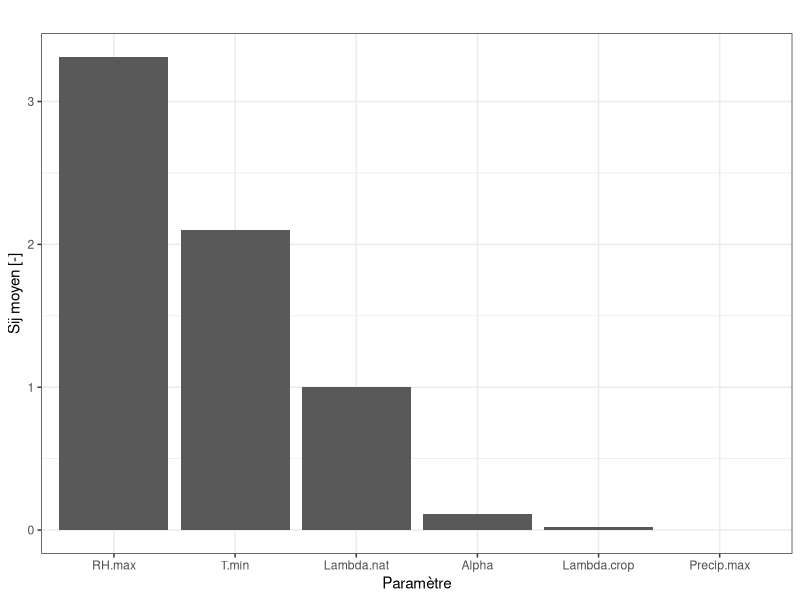

Write the R code that produced this figure. (Note: this script raises an error after producing the figure.)
## ---- chunk 1
knitr::opts_chunk$set(echo = TRUE)
## ---- chunk 2
rm(list = ls())
library(ggplot2)
library(tools)
library(dplyr)
library(tidyr)
library(stringr)
library(patchwork)
library(here)
## ---- chunk 3
graph_file <- here("Graphs/sens_analysis")
## ---- chunk 4
all_scenarios <- read.csv("mean_outputs_all_scenarios.csv")
## ---- chunk 5
local_sensitivity_fun <- function(df, #df with all scenarios
                                       variable = "bees.emerged.yr",
                                       baseline_name = "Scenario_baseline",
                                       frac_change = 0.10) {
  
  # 2. Only keep the chosen output variable
  df_var <- df %>%
    filter(variable == !!variable)
  
  # 3. Get the baseline scenario outputs
  ref <- df_var %>%
    filter(scenario_name == baseline_name) %>%
    arrange(doy)
  
  # Check if there are values for baseline scenario
  if (nrow(ref) == 0) {
    stop("No row for the baseline scenario : check 'baseline_name'.")
  }
  
  # Temporal mean of the reference output var
  outm <- mean(ref$mean, na.rm = TRUE)
  
  # 4. Get S.oat(t) for all scenarios different than baseline
  sens_long <- df_var %>%
    filter(scenario_name != baseline_name) %>%
    select(scenario_id, scenario_name, doy, mean_pert = mean) %>%
    left_join(
      ref %>% select(doy, mean_ref = mean),
      by = "doy"
    ) %>%
    mutate(
      S_t = (mean_pert - mean_ref) / outm / frac_change
      #S.oat = (y_pert - y_ref) / outm / ss
    )
  
  # 5.Get the right S.oat format (one column per scenario)
  S_oat_df <- sens_long %>%
    select(doy, scenario_name, S_t) %>%
    pivot_wider(
      names_from  = scenario_name,
      values_from = S_t
    )
  
  # 6. Get global indice Sij = sqrt( mean( S_t^2 ) ) for each scenario
  Sij_df <- sens_long %>%
    group_by(scenario_name) %>%
    summarise(
      Sij = sqrt(mean(S_t^2, na.rm = TRUE)),
      .groups = "drop"
    ) %>%
    arrange(desc(Sij))
  
  # 7. Factorize the scenarios (for the order)
  if ("scenario_id" %in% names(df_var)) {
    lev <- df_var %>%
      dplyr::distinct(scenario_id, scenario_name) %>%
      dplyr::arrange(scenario_id) %>%
      dplyr::pull(scenario_name)
    
    sens_long$scenario_name <- factor(sens_long$scenario_name,
                                      levels = lev)
    Sij_df$scenario_name    <- factor(Sij_df$scenario_name,
                                      levels = lev)
  }
  
  list(
    ref   = ref,        # y reference 
    S_oat = S_oat_df,   # S.oat(t) into wide format
    Sij   = Sij_df,     # Global indice for each scenario
    long  = sens_long   # S.oat(t) into long format
  )
}

## ---- chunk 6
results_sens <- local_sensitivity_fun(all_scenarios,
                                      variable = "sum.cells",
                                       baseline_name = "Scenario_baseline",
                                       frac_change = 0.10)

str(results_sens)
## ---- chunk 7
results_sens$Sij

str(results_sens)
## ---- chunk 8
Sij_param <- results_sens$Sij %>%
  mutate(parameter = case_when(
    str_detect(as.character(scenario_name), "_RH_")           ~ "RH.max",
    str_detect(as.character(scenario_name), "_T_")            ~ "T.min",
    str_detect(as.character(scenario_name), "_QC_")         ~ "Lambda.crop",
    str_detect(as.character(scenario_name), "_QN_")          ~ "Lambda.nat",
    str_detect(as.character(scenario_name), "_Precip_")       ~ "Precip.max",
    str_detect(as.character(scenario_name), "_PFC_")    ~ "Alpha",
    TRUE ~ as.character(scenario_name)
  )) %>%
  group_by(parameter) %>%
  summarise(
    Sij_mean = mean(Sij),
    Sij_max  = max(Sij),
    .groups = "drop"
  ) %>%
  arrange(desc(Sij_mean))

Sij_param

Sij_plot <- ggplot(Sij_param, aes(x = reorder(parameter, -Sij_mean),
                                  y = Sij_mean)) +
  geom_col() +
  labs(x = "Paramètre",
       y = "Sij moyen [-]",
       title = "") +
  theme_bw()

Sij_plot

ggsave(paste(graph_file, "/Sij_per_param.png", sep=""),
       Sij_plot,
       width= 6 , height = 2.5)
## ---- chunk 9
S_long_RH <- results_sens$long %>%
  filter(str_detect(scenario_name, "RH"))

ggplot(S_long_RH,
       aes(x = doy, y = S_t, colour = scenario_name)) +
  geom_line() +
  geom_hline(yintercept = 0, linetype = "dashed") +
  labs(x = "Jour de l'année",
       y = "S.oat(t)",
       title = "Sensibilité locale – scénarios liés à RH",
       subtitle = paste("Variable :", unique(S_long_RH$variable))) +
  theme_bw()
## ---- chunk 10
S_long_T <- results_sens$long %>%
  filter(str_detect(scenario_name, "T"))

ggplot(S_long_T,
       aes(x = doy, y = S_t, colour = scenario_name)) +
  geom_line() +
  geom_hline(yintercept = 0, linetype = "dashed") +
  labs(x = "Jour de l'année",
       y = "S.oat",
       title = "Sensibilité locale – scénarios liés à T",
       subtitle = paste("Variable :", unique(S_long_T$variable))) +
  theme_bw()
## ---- chunk 11
S_long_quality_nat <- results_sens$long %>%
  filter(str_detect(scenario_name, "QN"))

ggplot(S_long_quality_nat,
       aes(x = doy, y = S_t, colour = scenario_name)) +
  geom_line() +
  geom_hline(yintercept = 0, linetype = "dashed") +
  labs(x = "Jour de l'année",
       y = "S.oat",
       title = "Sensibilité locale – scénarios liés à quality_crop",
       subtitle = paste("Variable :", unique(S_long_quality_nat$variable))) +
  theme_bw()
## ---- chunk 12
S_long_T_comb <- results_sens$long %>%
  filter(str_detect(scenario_name, "T")) %>%
  mutate(
      delta = case_when(
      str_detect(scenario_name, "high")  ~ "Paramètre -10%",
      str_detect(scenario_name, "low") ~ "Paramètre +10%",
      TRUE                              ~ NA_character_
    )
  ) %>%
  filter(!is.na(delta))

S_long_RH_comb <- results_sens$long %>%
  filter(str_detect(scenario_name, "RH")) %>%
   mutate(
      delta = case_when(
      str_detect(scenario_name, "high")  ~ "Paramètre -10%",
      str_detect(scenario_name, "low") ~ "Paramètre +10%",
      TRUE                              ~ NA_character_
    )
  ) %>%
  filter(!is.na(delta))

S_long_lambda_nat_comb <- results_sens$long %>%
  filter(str_detect(scenario_name, "QN")) %>%
   mutate(
      delta = case_when(
      str_detect(scenario_name, "high")  ~ "Paramètre -10%",
      str_detect(scenario_name, "low") ~ "Paramètre +10%",
      TRUE                              ~ NA_character_
    )
  ) %>%
  filter(!is.na(delta))


## ---- chunk 13
manual_colors <- c(
  "Paramètre -10%" = "chartreuse4",
  "Paramètre +10%" = "firebrick"
)

# Graph1 - RH
p_RH <- ggplot(S_long_RH_comb,
               aes(x = doy, y = S_t, colour = delta)) +
  geom_line() +
  geom_hline(yintercept = 0, linetype = "dashed") +
  scale_color_manual(
    name   = "",
    values = manual_colors
  ) +
  labs(
    title = "RH.max",
    x = "",
    y = "S.oat"
  ) +
  theme_bw(base_size = 14)

# Graph2 - Temperature
p_T <- ggplot(S_long_T_comb,
              aes(x = doy, y = S_t, colour = delta)) +
  geom_line() +
  geom_hline(yintercept = 0, linetype = "dashed") +
  scale_color_manual(
    name   = "",          # pas de titre de légende
    values = manual_colors
  ) +
  labs(
    title = "T.min",
    x = "Jour de l'année",
    y = ""
  ) +
  theme_bw(base_size = 14)

# Graph3 - lambda quality_nat 
p_lambda_nat <- ggplot(S_long_lambda_nat_comb,
                   aes(x = doy, y = S_t, colour = delta)) +
  geom_line() +
  geom_hline(yintercept = 0, linetype = "dashed") +
  scale_color_manual(
    name   = "",
    values = manual_colors
  ) +
  labs(
    title = "Lambda nat",
    x = "",
    y = ""
  ) +
  theme_bw(base_size = 14)

## Combine graphs with a common legend
combo_plot <- ( p_RH |p_T | p_lambda_nat) +
  plot_layout(guides = "collect") &
  theme(
    legend.position  = "bottom",
    legend.direction = "horizontal"
  )


combo_plot

## Save

ggsave(
  filename = paste(graph_file, "/Soat_3_params.png", sep=""),
  plot     = combo_plot,
  width    = 14,   # à ajuster selon ton rapport
  height   = 4,
  dpi      = 300
)

## ---- chunk 14
S_long_prop_forag_crop <- results_sens$long %>%
  filter(str_detect(scenario_name, "PFC"))

ggplot(S_long_prop_forag_crop,
       aes(x = doy, y = S_t, colour = scenario_name)) +
  geom_line() +
  geom_hline(yintercept = 0, linetype = "dashed") +
  labs(x = "Jour de l'année",
       y = "S.oat(t)",
       title = "Sensibilité locale – scénarios liés à prop_foraging_crop (alpha)",
       subtitle = paste("Variable :", unique(S_long_prop_forag_crop$variable))) +
  theme_bw()
## ---- chunk 15
S_long_quality_crop <- results_sens$long %>%
  filter(str_detect(scenario_name, "QC"))

ggplot(S_long_quality_crop,
       aes(x = doy, y = S_t, colour = scenario_name)) +
  geom_line() +
  geom_hline(yintercept = 0, linetype = "dashed") +
  labs(x = "Jour de l'année",
       y = "S.oat(t)",
       title = "Sensibilité locale – scénarios liés à lambda quality_crop",
       subtitle = paste("Variable :", unique(S_long_quality_crop$variable))) +
  theme_bw()
## ---- chunk 16
S_long_precip <- results_sens$long %>%
  filter(str_detect(scenario_name, "Precip"))

ggplot(S_long_precip,
       aes(x = doy, y = S_t, colour = scenario_name)) +
  geom_line() +
  geom_hline(yintercept = 0, linetype = "dashed") +
  labs(x = "Jour de l'année",
       y = "S.oat(t)",
       title = "Sensibilité locale – scénarios liés à Precip.max",
       subtitle = paste("Variable :", unique(S_long_precip$variable))) +
  theme_bw()
